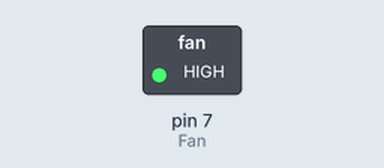
A sketch run on a simulated Arduino Uno, built with avr-gcc and run on an emulated ATmega328P. Parts: switched loads named in the sketch (green lamp = pin HIGH).

Above: at 0.1 s.
Timing chart, 0 to 1.6 s (numbered marks = the images above):
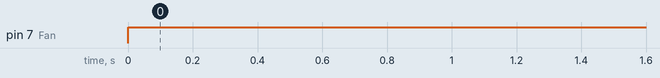

The sketch:

Fan.ino
```cpp
const int Fan = 7;
void setup() {
  // put your setup code here, to run once:
  pinMode(Fan, OUTPUT);
}

void loop() {
  // put your main code here, to run repeatedly:
    digitalWrite(Fan, HIGH);
}
```

Measured:
- by itself, pin 7 (Fan): LOW → HIGH at 0.00 s
